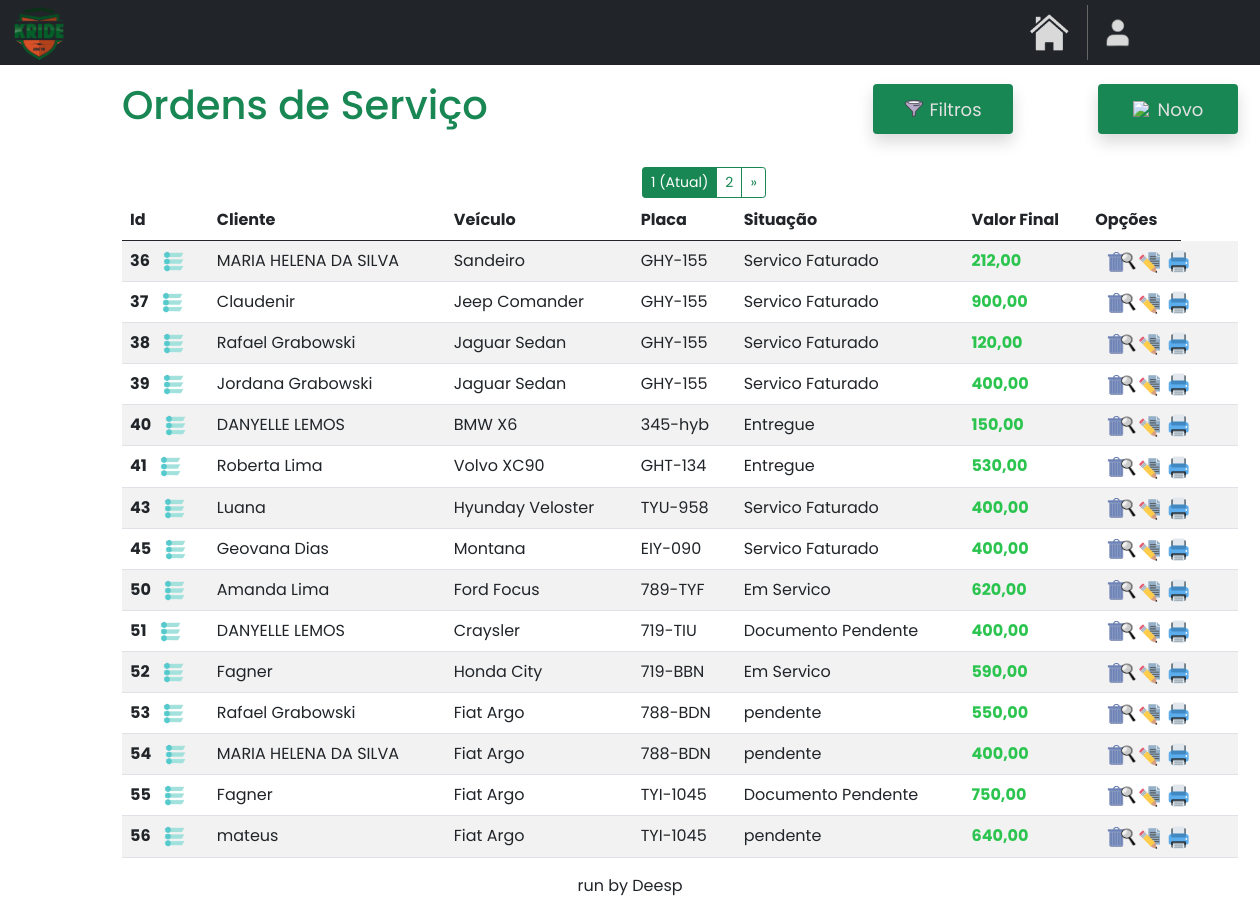
/home/ordem_servico, run on an earlier commit of the app's database.
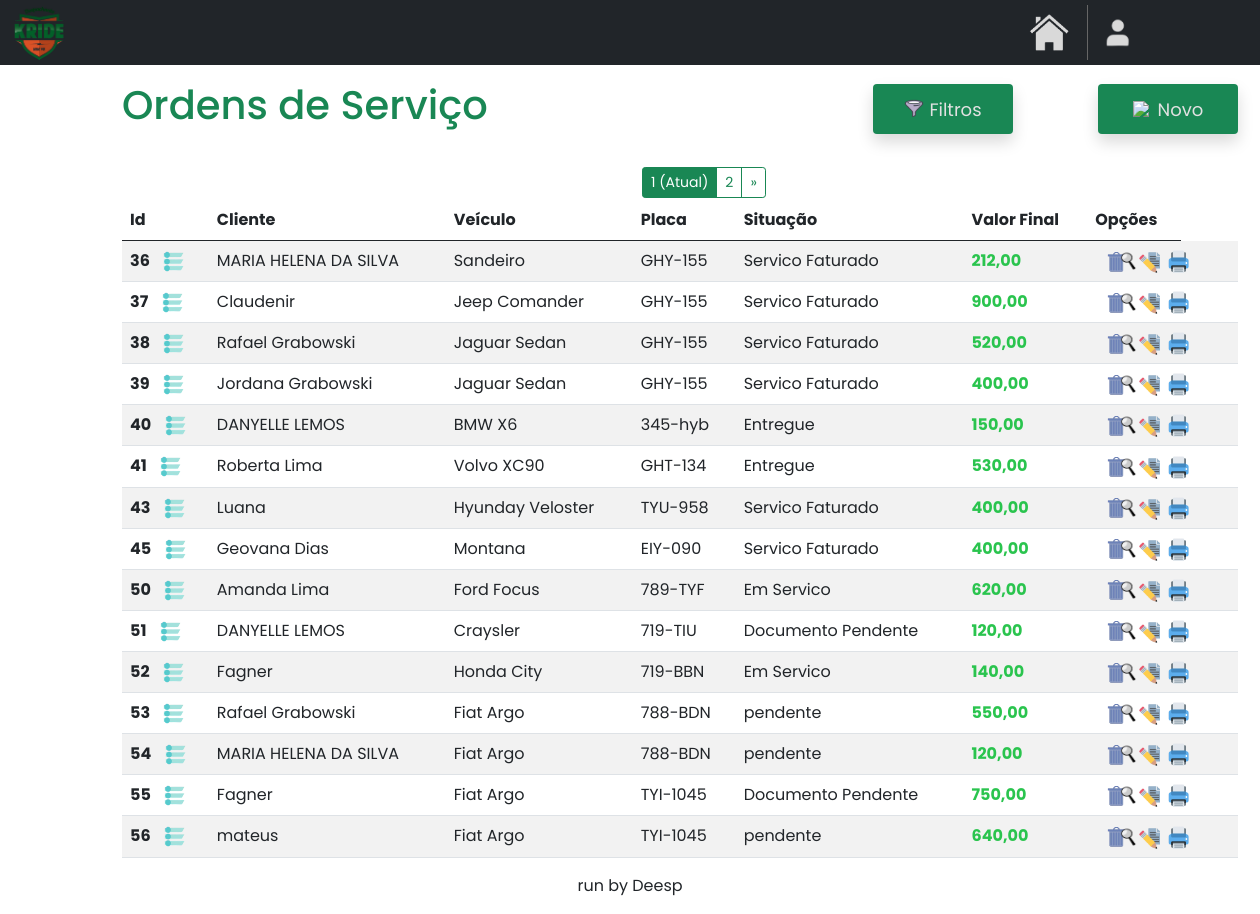
And on a later commit of the database.
### OS/models.py (models this page shows)
class OrdemServico(models.Model):
    renavam = models.CharField(max_length=50)
    placa = models.CharField(max_length=15)
    cliente_id = models.ForeignKey(Cliente, on_delete=models.CASCADE)
    nome_cliente = models.CharField(max_length=40)
    chassi = models.CharField(max_length=30, default='')
    cor = models.CharField(max_length=20, default='')
    combustivel = models.CharField(max_length=15, default='')
    modelo = models.CharField(max_length=25, default='')
    valor_veiculo = models.CharField(max_length=15, default='')
    ano_modelo = models.CharField(max_length=10, default='')
    pendencias = models.CharField(max_length=30, default='')
    data_entrega = models.DateField(null=True, blank=True)
    data_aq = models.DateField(null=True, blank=True)
    data_servico = models.DateField(default=datetime.date.today)
    desconto = models.CharField(max_length=20, default='')
    valor_f = models.CharField(max_length=20, default='')
    observacoes = models.TextField(blank=True, null=True)
    status = models.CharField(max_length=20, default='')
    cpf_vendedor = models.CharField(max_length=20, default='')
    concessionaria = models.CharField(max_length=30, default='')
    tipo_veiculo = models.CharField(max_length=15, default='')

### OS/views.py (the view)
# urls.py: path('ordem_servico', osviews.ordem_servico, name='ordem_servico'),
def ordem_servico(request):
    return paginacao(request)

### OS/views.py (called while the page is built)
def paginacao(request):
    ordens_servicos = OrdemServico.objects.all().values('id', 'nome_cliente', 'modelo', 'placa', 'status', 'valor_f')
    ordens_servicos_paginados = Paginator(ordens_servicos, 15)
    page_num = request.GET.get('page')
    ordens_servicos = ordens_servicos_paginados.get_page(page_num)
    return render(request, 'os.html', {'ordens_servicos': ordens_servicos})

### OS/templates/os.html (shortened to what the changed rows need)
{% extends "base.html" %}
{% load static %}
{% block content %}
<!DOCTYPE html>
<html lang="en">
<head>
    <link href="https://cdn.jsdelivr.net/npm/bootstrap@5.0.2/dist/css/bootstrap.min.css" rel="stylesheet">
</head>
<body>
    <div class="container mt-3 custom-container">
        <div class="d-flex justify-content-start align-items-center">
            <h1 class="me-auto text-success">Ordens de Serviço</h1>
        </div>
        <table class="table table-striped mt-3">
            <thead>
                <tr>
                    <th scope="col">Id</th>
                    <th scope="col">Cliente</th>
                    <th scope="col">Veículo</th>
                    <th scope="col">Placa</th>
                    <th scope="col">Situação</th>
                    <th scope="col">Valor Final</th>
                    <th scope="col">Opções</th>
                </tr>
            </thead>
            <tbody  id="tbodyOrdens">
                {% for ordem_servico in ordens_servicos %}
                    <tr>
                        <th>
                            {{ordem_servico.id}}
                            <a href="#" class="openOptions">
                                <img src="{% static 'images/status.png' %}" style="width: 23px; height: 21px; margin-left: 9px;" alt="status" title="ALTERAR STATUS">
                            </a>
                        </th>
                        <td>{{ordem_servico.nome_cliente}}</td>
                        <td>{{ordem_servico.modelo}}</td>
                        <td>{{ordem_servico.placa}}</td>
                        <td>{{ordem_servico.status}}</td>
                        <td style="color: #2ac44e; font-weight: bold;">{{ordem_servico.valor_f}}</td>
                        <td>
                            <a href="#" class="delete-button" data-toggle="modal" data-target="#confirmDeleteModal" data-url="{% url 'excluir_os' ordem_servico.id %}" title="EXCLUIR" style="height: 20px; margin-left: 10px;">
                            </a>
                        </td>
                        <td>
                            <a href="{% url 'consultar_os' ordem_servico.id %}"  title="CONSULTAR" style="height: 20px; margin-left: -71px;">
                                <img src="{% static 'images/consultar.png' %}" style="width: 22px; height: 23px;">
                            </a>
                        </td>
                        <td>
                            <a href="{% url 'editar_os' ordem_servico.id %}"  title="EDITAR" style="height: 20px; margin-left: -70px;">
                                <img src="{% static 'images/editaros.png' %}" style="width: 22px; height: 23px;">
                            </a>
                        </td>
                        <td>
                            <a href="{% url 'imprimir_os' ordem_servico.id %}"  title="IMPRIMIR" style="height: 20px; margin-left: -60px;">
                                <img src="{% static 'images/imprimiros.png' %}" style="width: 22px; height: 23px;">
                            </a>
                        </td>
                    </tr>
                {% endfor %}
            </tbody>
        </table>
    </div>
</body>
</html>
{% endblock %}

What changed in the data, as far as the page shows it:
changed OrdemServico id 38: valor_f "120,00" → "520,00"
changed OrdemServico "Craysler": valor_f "400,00" → "120,00"
changed OrdemServico "Honda City": valor_f "590,00" → "140,00"
changed OrdemServico id 54: valor_f "400,00" → "120,00"
